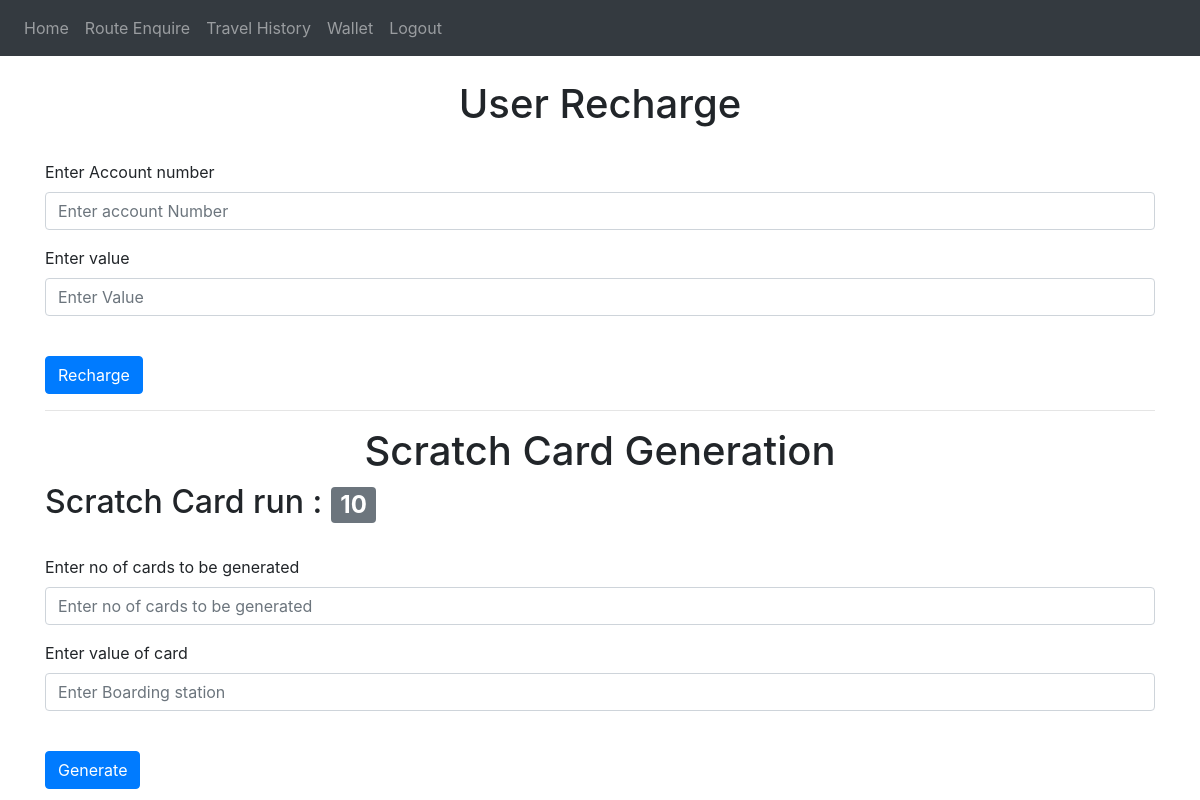
Page /admin-wallet-recharge (signed in) on the earlier database version.
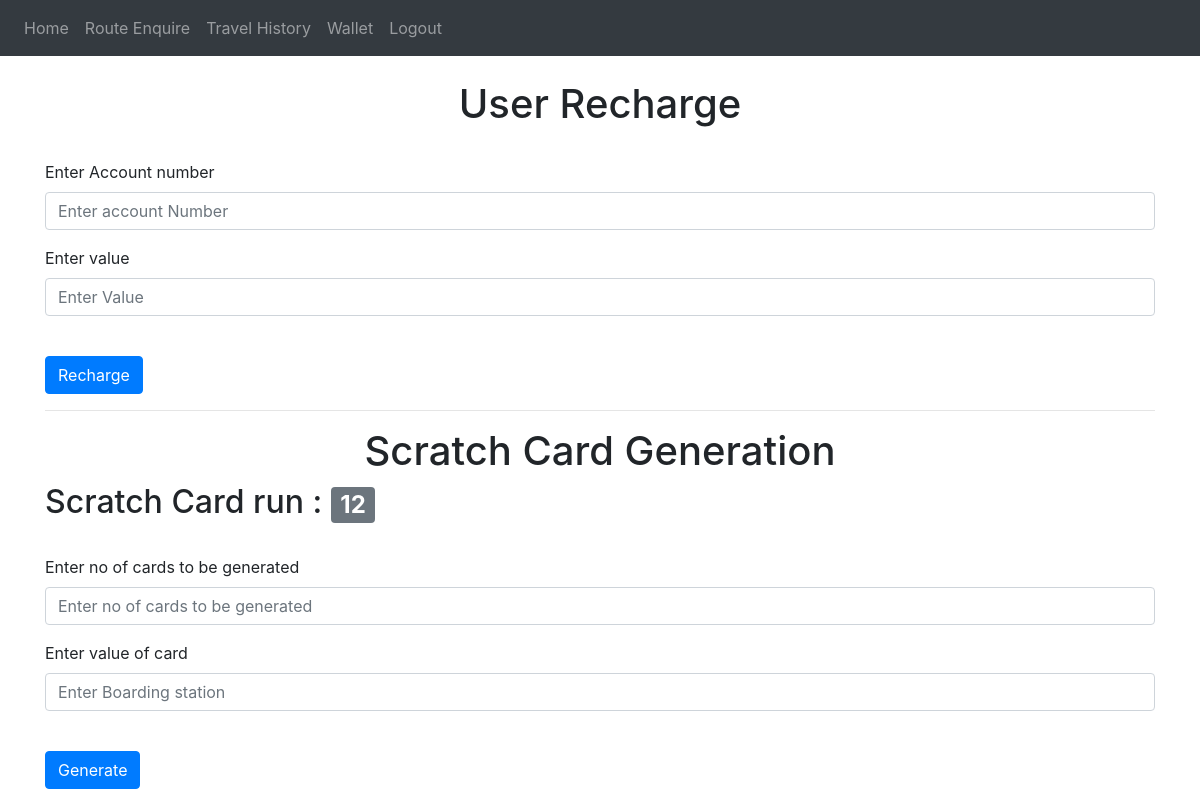
Same page on the later database version.
### website/models.py (models this page shows)
class Site_settings(db.Model):
    id = db.Column(db.Integer , primary_key = True)
    scratch_card_run = db.Column(db.Integer)

### website/views.py (the view, shortened to what this page needs)
@views.route('/admin-wallet-recharge', methods=['GET', 'POST'])
@login_required
def admin_wallet_recharge():
    route = Route.query.all()
    ss= Site_settings.query.all()
    scr = ss[0]
    return render_template("admin_wallet_recharge.html" , user = current_user , scr = scr)

### website/__init__.py (called while the page is built)
def create_app():
    app = Flask(__name__)
    app.config['SECRET_KEY'] = '#itsactuallyapassword'
    app.config['SQLALCHEMY_DATABASE_URI'] = f'sqlite:///{DB_NAME}'
    db.init_app(app)
    from .views import views
    from .auth import auth
    app.register_blueprint(views, url_prefix='/')
    app.register_blueprint(auth, url_prefix='/')
    from .models import User, Conductor_details
    create_database(app)
    login_manager = LoginManager()
    login_manager.login_view = 'auth.login'
    login_manager.init_app(app)
    @login_manager.user_loader
    def load_user(id):
        return User.query.get(int(id))
    return app

### website/templates/admin_wallet_recharge.html (shortened to what this page needs)
{% extends "base.html" %}
{% block content %}
<br>
<div>
  <h1 align="center" >User Recharge</h1>
  <br>
  <form method="POST">
    <div class="form-group">
      <label for="no">Enter Account number</label>
      <input
        type="text"
        class="form-control"
        id="account_number"
        name="account_number"
        placeholder="Enter account Number"
      />
    </div>
    <div class="form-group">
      <label for="integer">Enter value </label>
      <input
        type="integer"
        class="form-control"
        id="val"
        name="val"
        placeholder="Enter Value"
      />
    </div>
    <br>
    <button type="submit" class="btn btn-primary">Recharge</button>
  </form>
</div>
<hr>
<h1 align = "center">Scratch Card Generation</h1>
<div>
<h2>Scratch Card run : <span class="badge badge-secondary">{{scr.scratch_card_run}}</span></h1>
<br>
<div>
<div>
<form method="POST">
    <div class="form-group">
      <label for="no">Enter no of cards to be generated</label>
      <input
        type="integer"
        class="form-control"
        id="no"
        name="no"
        placeholder="Enter no of cards to be generated"
      />
    </div>
    <div class="form-group">
      <label for="integer">Enter value of card</label>
      <input
        type="integer"
        class="form-control"
        id="value"
        name="value"
        placeholder="Enter Boarding station"
      />
    </div>
    <br />
    <button type="submit" class="btn btn-primary">Generate</button>
</form>
</div>
</div>
</div>
{% endblock %}

Differences in the rows shown:
changed Site_settings: scratch_card_run "10" → "12"
